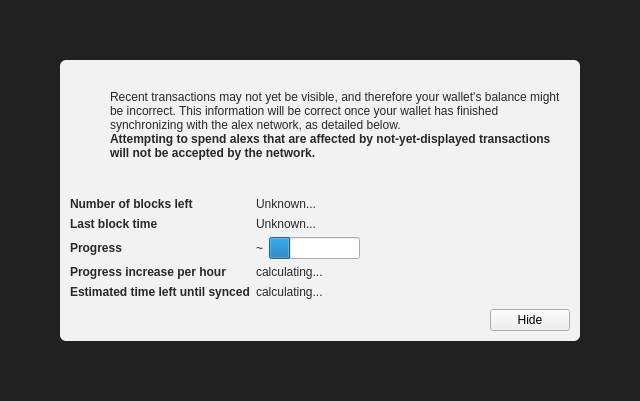
<?xml version="1.0" encoding="UTF-8"?>
<ui version="4.0">
 <class>ModalOverlay</class>
 <widget class="ModalOverlay" name="ModalOverlay">
  <property name="geometry">
   <rect>
    <x>0</x>
    <y>0</y>
    <width>640</width>
    <height>401</height>
   </rect>
  </property>
  <property name="windowTitle">
   <string>Form</string>
  </property>
  <layout class="QVBoxLayout" name="verticalLayout" stretch="0">
   <property name="sizeConstraint">
    <enum>QLayout::SetDefaultConstraint</enum>
   </property>
   <property name="leftMargin">
    <number>0</number>
   </property>
   <property name="topMargin">
    <number>0</number>
   </property>
   <property name="rightMargin">
    <number>0</number>
   </property>
   <property name="bottomMargin">
    <number>0</number>
   </property>
   <item>
    <widget class="QWidget" name="bgWidget" native="true">
     <property name="styleSheet">
      <string notr="true">#bgWidget { background: rgba(0,0,0,220); }</string>
     </property>
     <layout class="QVBoxLayout" name="verticalLayoutMain" stretch="1">
      <property name="leftMargin">
       <number>60</number>
      </property>
      <property name="topMargin">
       <number>60</number>
      </property>
      <property name="rightMargin">
       <number>60</number>
      </property>
      <property name="bottomMargin">
       <number>60</number>
      </property>
      <item>
       <widget class="QWidget" name="contentWidget" native="true">
        <property name="styleSheet">
         <string notr="true">#contentWidget { background: rgba(255,255,255,240); border-radius: 6px; }

QLabel { color: rgb(40,40,40);  }</string>
        </property>
        <layout class="QVBoxLayout" name="verticalLayoutSub" stretch="1,0,0,0">
         <property name="spacing">
          <number>0</number>
         </property>
         <property name="leftMargin">
          <number>10</number>
         </property>
         <property name="topMargin">
          <number>10</number>
         </property>
         <property name="rightMargin">
          <number>10</number>
         </property>
         <property name="bottomMargin">
          <number>10</number>
         </property>
         <item>
          <layout class="QHBoxLayout" name="horizontalLayoutIconText" stretch="0,1">
           <property name="topMargin">
            <number>20</number>
           </property>
           <item>
            <layout class="QVBoxLayout" name="verticalLayoutIcon">
             <property name="leftMargin">
              <number>0</number>
             </property>
             <item>
              <widget class="QPushButton" name="warningIcon">
               <property name="enabled">
                <bool>false</bool>
               </property>
               <property name="text">
                <string/>
               </property>
               <property name="icon">
                <iconset>
                 <normaloff>:/icons/warning</normaloff>
                 <disabledoff>:/icons/warning</disabledoff>:/icons/warning</iconset>
               </property>
               <property name="iconSize">
                <size>
                 <width>48</width>
                 <height>48</height>
                </size>
               </property>
               <property name="flat">
                <bool>true</bool>
               </property>
              </widget>
             </item>
             <item>
              <spacer name="verticalSpacerWarningIcon">
               <property name="orientation">
                <enum>Qt::Vertical</enum>
               </property>
               <property name="sizeHint" stdset="0">
                <size>
                 <width>20</width>
                 <height>40</height>
                </size>
               </property>
              </spacer>
             </item>
            </layout>
           </item>
           <item>
            <layout class="QVBoxLayout" name="verticalLayoutInfoText">
             <property name="leftMargin">
              <number>0</number>
             </property>
             <property name="topMargin">
              <number>0</number>
             </property>
             <item>
              <widget class="QLabel" name="infoText">
               <property name="text">
                <string>Recent transactions may not yet be visible, and therefore your wallet's balance might be incorrect. This information will be correct once your wallet has finished synchronizing with the alex network, as detailed below.</string>
               </property>
               <property name="textFormat">
                <enum>Qt::RichText</enum>
               </property>
               <property name="wordWrap">
                <bool>true</bool>
               </property>
              </widget>
             </item>
             <item>
              <widget class="QLabel" name="infoTextStrong">
               <property name="font">
                <font>
                 <weight>75</weight>
                 <bold>true</bold>
                </font>
               </property>
               <property name="text">
                <string>Attempting to spend alexs that are affected by not-yet-displayed transactions will not be accepted by the network.</string>
               </property>
               <property name="textFormat">
                <enum>Qt::RichText</enum>
               </property>
               <property name="wordWrap">
                <bool>true</bool>
               </property>
              </widget>
             </item>
             <item>
              <spacer name="verticalSpacerInTextSpace">
               <property name="orientation">
                <enum>Qt::Vertical</enum>
               </property>
               <property name="sizeHint" stdset="0">
                <size>
                 <width>20</width>
                 <height>40</height>
                </size>
               </property>
              </spacer>
             </item>
            </layout>
           </item>
          </layout>
         </item>
         <item>
          <spacer name="verticalSpacerAfterText">
           <property name="orientation">
            <enum>Qt::Vertical</enum>
           </property>
           <property name="sizeHint" stdset="0">
            <size>
             <width>20</width>
             <height>40</height>
            </size>
           </property>
          </spacer>
         </item>
         <item>
          <layout class="QFormLayout" name="formLayout">
           <property name="fieldGrowthPolicy">
            <enum>QFormLayout::FieldsStayAtSizeHint</enum>
           </property>
           <property name="horizontalSpacing">
            <number>6</number>
           </property>
           <property name="verticalSpacing">
            <number>6</number>
           </property>
           <property name="topMargin">
            <number>10</number>
           </property>
           <item row="0" column="0">
            <widget class="QLabel" name="labelNumberOfBlocksLeft">
             <property name="font">
              <font>
               <weight>75</weight>
               <bold>true</bold>
              </font>
             </property>
             <property name="text">
              <string>Number of blocks left</string>
             </property>
            </widget>
           </item>
           <item row="0" column="1">
            <widget class="QLabel" name="numberOfBlocksLeft">
             <property name="text">
              <string>Unknown...</string>
             </property>
            </widget>
           </item>
           <item row="1" column="0">
            <widget class="QLabel" name="labelLastBlockTime">
             <property name="font">
              <font>
               <weight>75</weight>
               <bold>true</bold>
              </font>
             </property>
             <property name="text">
              <string>Last block time</string>
             </property>
            </widget>
           </item>
           <item row="1" column="1">
            <widget class="QLabel" name="newestBlockDate">
             <property name="sizePolicy">
              <sizepolicy hsizetype="Maximum" vsizetype="Preferred">
               <horstretch>0</horstretch>
               <verstretch>0</verstretch>
              </sizepolicy>
             </property>
             <property name="text">
              <string>Unknown...</string>
             </property>
            </widget>
           </item>
           <item row="2" column="0">
            <widget class="QLabel" name="labelSyncDone">
             <property name="font">
              <font>
               <weight>75</weight>
               <bold>true</bold>
              </font>
             </property>
             <property name="text">
              <string>Progress</string>
             </property>
            </widget>
           </item>
           <item row="2" column="1">
            <layout class="QHBoxLayout" name="horizontalLayoutSync" stretch="0,1">
             <item>
              <widget class="QLabel" name="percentageProgress">
               <property name="text">
                <string notr="true">~</string>
               </property>
              </widget>
             </item>
             <item>
              <widget class="QProgressBar" name="progressBar">
               <property name="value">
                <number>24</number>
               </property>
               <property name="format">
                <string/>
               </property>
              </widget>
             </item>
            </layout>
           </item>
           <item row="4" column="0">
            <widget class="QLabel" name="labelProgressIncrease">
             <property name="font">
              <font>
               <weight>75</weight>
               <bold>true</bold>
              </font>
             </property>
             <property name="text">
              <string>Progress increase per hour</string>
             </property>
            </widget>
           </item>
           <item row="4" column="1">
            <widget class="QLabel" name="progressIncreasePerH">
             <property name="text">
              <string>calculating...</string>
             </property>
            </widget>
           </item>
           <item row="5" column="0">
            <widget class="QLabel" name="labelEstimatedTimeLeft">
             <property name="font">
              <font>
               <weight>75</weight>
               <bold>true</bold>
              </font>
             </property>
             <property name="text">
              <string>Estimated time left until synced</string>
             </property>
            </widget>
           </item>
           <item row="5" column="1">
            <widget class="QLabel" name="expectedTimeLeft">
             <property name="text">
              <string>calculating...</string>
             </property>
            </widget>
           </item>
          </layout>
         </item>
         <item>
          <layout class="QHBoxLayout" name="horizontalLayoutButtons">
           <property name="leftMargin">
            <number>10</number>
           </property>
           <property name="topMargin">
            <number>10</number>
           </property>
           <item>
            <widget class="QLabel" name="versionLabel">
             <property name="text">
              <string></string>
             </property>
            </widget>
           </item>
           <item>
            <spacer name="horizontalSpacer">
             <property name="orientation">
              <enum>Qt::Horizontal</enum>
             </property>
             <property name="sizeHint" stdset="0">
              <size>
               <width>40</width>
               <height>20</height>
              </size>
             </property>
            </spacer>
           </item>
           <item>
            <widget class="QPushButton" name="closeButton">
             <property name="text">
              <string>Hide</string>
             </property>
            </widget>
           </item>
          </layout>
         </item>
        </layout>
       </widget>
      </item>
     </layout>
    </widget>
   </item>
  </layout>
 </widget>
 <customwidgets>
  <customwidget>
   <class>ModalOverlay</class>
   <extends>QWidget</extends>
   <header>modaloverlay.h</header>
   <container>1</container>
  </customwidget>
 </customwidgets>
 <resources/>
 <connections/>
</ui>
